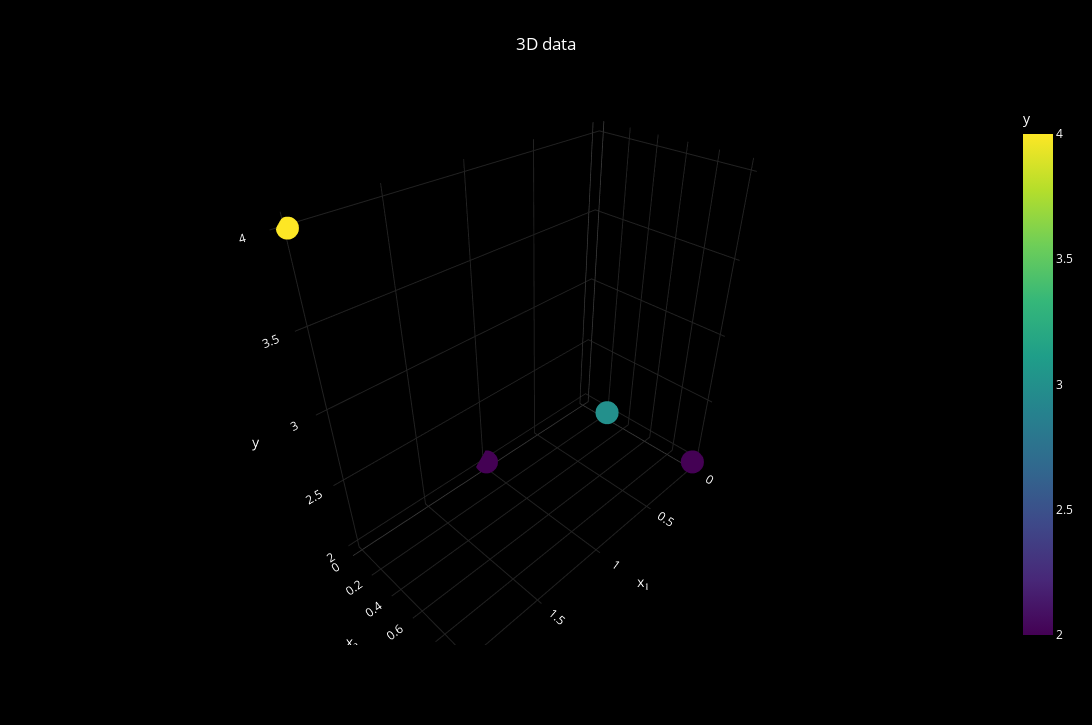

Write notebook code for a chart like this one.
### Markdown cell above
# Zadanie 1

### Code cell
import plotly.express as px
import pandas as pd

dane = {
    'x1':   {1: 1, 2: 0, 3: 1, 4: 2},
    'x2':   {1: 0, 2: 1, 3: 1, 4: 0},
    'y':    {1: 2, 2: 2, 3: 3, 4: 4},
}

df = pd.DataFrame(dane)

fig = px.scatter_3d(
    data_frame=df,
    x='x1',
    y='x2',
    z='y',
    color='y',
    color_continuous_scale='Viridis',
    title='3D data'
)

fig.update_layout(
    scene=dict(
        xaxis=dict(title='x₁', backgroundcolor='black', gridcolor='#222', zerolinecolor='#444', color='white'),
        yaxis=dict(title='x₂', backgroundcolor='black', gridcolor='#222', zerolinecolor='#444', color='white'),
        zaxis=dict(title='y',  backgroundcolor='black', gridcolor='#222', zerolinecolor='#444', color='white'),
        bgcolor='black'
    ),
    width=1300,
    height=725,
    paper_bgcolor='black',
    font_color='white',
    title_x=0.5
)

print(df.head())
fig.show()

### Figure 1 — Plotly figure (JSON) as saved in the notebook; plotly's stock layout.template omitted (floating-point values rounded to 4 significant figures)
{"data": [{"hovertemplate": "x1=%{x}<br>x2=%{y}<br>y=%{marker.color}<extra></extra>", "legendgroup": "", "marker": {"color": [2, 2, 3, 4], "coloraxis": "coloraxis", "symbol": "circle"}, "mode": "markers", "name": "", "scene": "scene", "showlegend": false, "type": "scatter3d", "x": [1, 0, 1, 2], "y": [0, 1, 1, 0], "z": [2, 2, 3, 4]}], "layout": {"coloraxis": {"colorbar": {"title": {"text": "y"}}, "colorscale": [[0, "#440154"], [0.1111, "#482878"], [0.2222, "#3e4989"], [0.3333, "#31688e"], [0.4444, "#26828e"], [0.5556, "#1f9e89"], [0.6667, "#35b779"], [0.7778, "#6ece58"], [0.8889, "#b5de2b"], [1, "#fde725"]]}, "font": {"color": "white"}, "height": 725, "legend": {"tracegroupgap": 0}, "paper_bgcolor": "black", "scene": {"bgcolor": "black", "domain": {"x": [0, 1], "y": [0, 1]}, "xaxis": {"backgroundcolor": "black", "color": "white", "gridcolor": "#222", "title": {"text": "x₁"}, "zerolinecolor": "#444"}, "yaxis": {"backgroundcolor": "black", "color": "white", "gridcolor": "#222", "title": {"text": "x₂"}, "zerolinecolor": "#444"}, "zaxis": {"backgroundcolor": "black", "color": "white", "gridcolor": "#222", "title": {"text": "y"}, "zerolinecolor": "#444"}}, "title": {"text": "3D data", "x": 0.5}, "width": 1300}}
